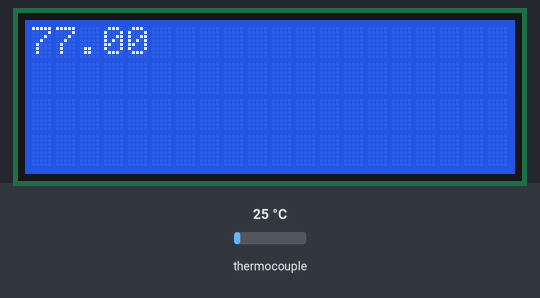
This sketch was run on a simulated Arduino Uno, built with avr-gcc and run on an emulated ATmega328P. Shown: 20×4 character LCD. The inputs (shaded band) are chosen by the test bench; at power-on: thermocouple 25 °C.

Above: at 1.2 s.
1.3 s: thermocouple set to 6 °C
At 2.4 s:
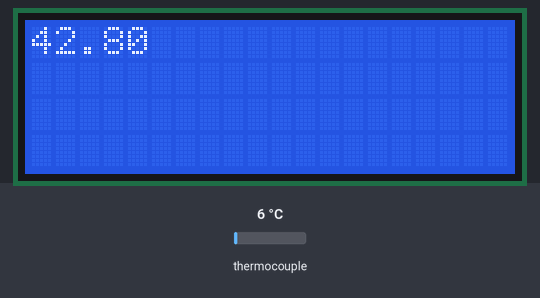
4.5 s: thermocouple set to 75 °C
At 5.8 s:
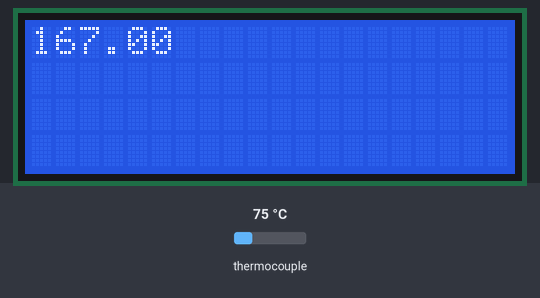
7.5 s: thermocouple set to 150 °C
At 8.8 s:
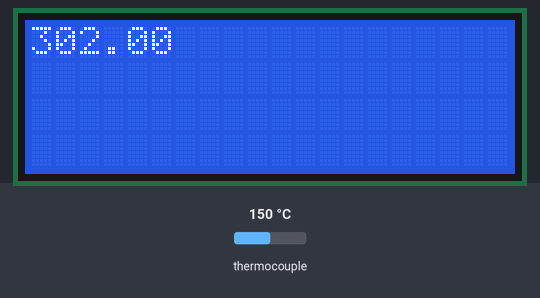
Timing chart, 0 to 10.5 s (numbered marks = the images above; inputs shaded):
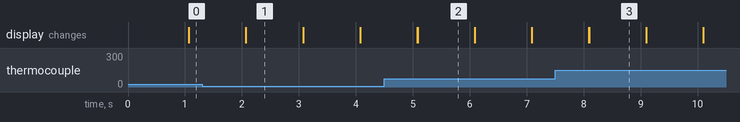

The sketch:

thermocouple_test.ino
```cpp
#include "max6675.h"
#include <LiquidCrystal.h>
LiquidCrystal lcd(12, 11, 7, 6, 5, 4);

int temp = 0;
int thermoDO = 8;
int thermoCS = 9;
int thermoCLK = 10;

MAX6675 thermocouple(thermoCLK, thermoCS, thermoDO);
int vccPin = 3;
int gndPin = 2;

void setup() {

 lcd.begin(20,4);

}

void loop() {

   lcd.print(thermocouple.readFahrenheit());
   delay(1000);
   lcd.clear();
}
```

Measured:
- after the input at 1.3 s, the display: first differs from a run without the input after 0.77 s (image 1)
- after the input at 4.5 s, the display: first differs from a run without the input after 0.58 s (image 2)
- after the input at 7.5 s, the display: first differs from a run without the input after 0.60 s (image 3)
- what the display in image 1 shows lasts 1.0 s, from 2.1 s to 3.1 s
